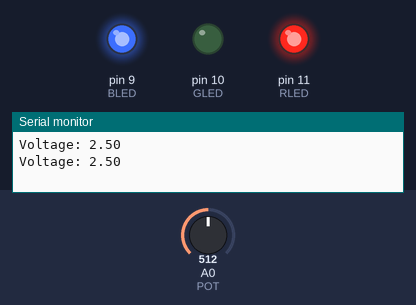
Bench run of a sketch on a simulated Arduino Uno, built with avr-gcc and run on an emulated ATmega328P. On the bench: output pins drawn as LEDs (lit = HIGH), the last lines printed to the serial monitor. The test bench sets the inputs (shaded band); at power-on: A0 (POT) = 512.

Above: at 2.8 s.
2.9 s: A0 (POT) set to 314
5.6 s: A0 (POT) set to 289
At 6.9 s:
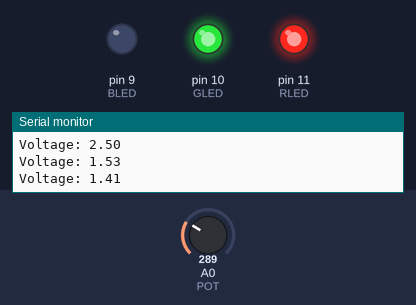
8.3 s: A0 (POT) set to 900
At 11.2 s:
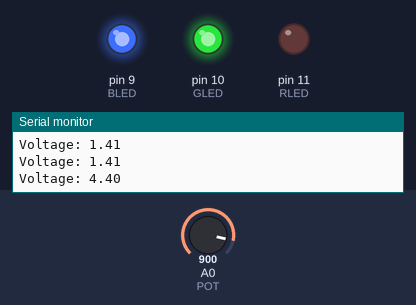
11.5 s: A0 (POT) set to 827
14.2 s: A0 (POT) set to 807
At 17.1 s:
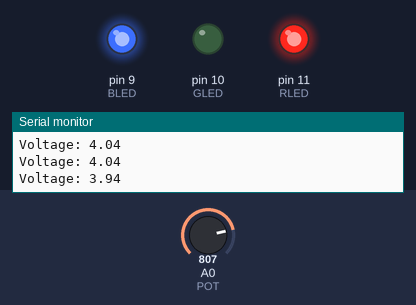
17.5 s: A0 (POT) set to 1023
At 18.6 s:
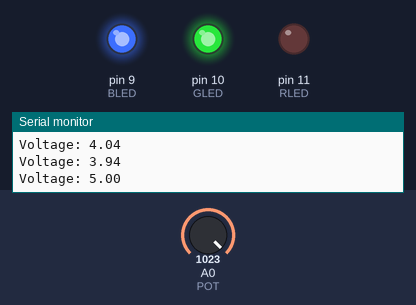
Timing chart, 0 to 20.5 s (numbered marks = the images above; inputs shaded):
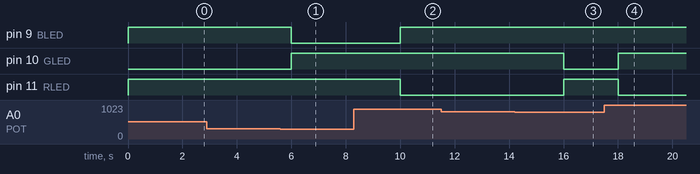

Measured:
- the behaviour switches between 307 and 306 on A0 (POT) (found by bisection; images 0 and 1)
- the behaviour switches between 819 and 818 on A0 (POT) (found by bisection; images 2 and 3)
- after the input at 5.6 s, pin 9 (BLED): HIGH → LOW after 0.40 s; pin 10 (GLED): LOW → HIGH after 0.40 s
- after the input at 8.3 s, pin 9 (BLED): LOW → HIGH after 1.7 s; pin 11 (RLED): HIGH → LOW after 1.7 s
- after the input at 14.2 s, pin 10 (GLED): HIGH → LOW after 1.8 s; pin 11 (RLED): LOW → HIGH after 1.8 s
- after the input at 17.5 s, pin 10 (GLED): LOW → HIGH after 0.51 s; pin 11 (RLED): HIGH → LOW after 0.51 s

The sketch:

POT_voltage_controlleed_RGB_Nightlight.ino
```cpp
const int GLED = 10;
const int RLED = 11;
const int BLED = 9;
const int POT = A0;

void setup() {
  pinMode(GLED, OUTPUT);
  pinMode(RLED, OUTPUT);
  pinMode(BLED, OUTPUT);
  Serial.begin(9600);
}

void setMode(float voltage) {
  if (voltage < 1.5) {
    digitalWrite(RLED, HIGH);
    digitalWrite(GLED, HIGH);
    digitalWrite(BLED, LOW);
  } else if (voltage > 1.5 && voltage < 4) {
    digitalWrite(RLED, HIGH);
    digitalWrite(GLED, LOW);
    digitalWrite(BLED, HIGH);
  } else {
    digitalWrite(RLED, LOW);
    digitalWrite(GLED, HIGH);
    digitalWrite(BLED, HIGH);
  }
}

void loop() {
  int value = analogRead(POT);
  float voltage = (value * 5.0) / 1023.0;
  Serial.print("Voltage: ");
  Serial.println(voltage, 2);
  setMode(voltage);
  delay(2000);
}
```
